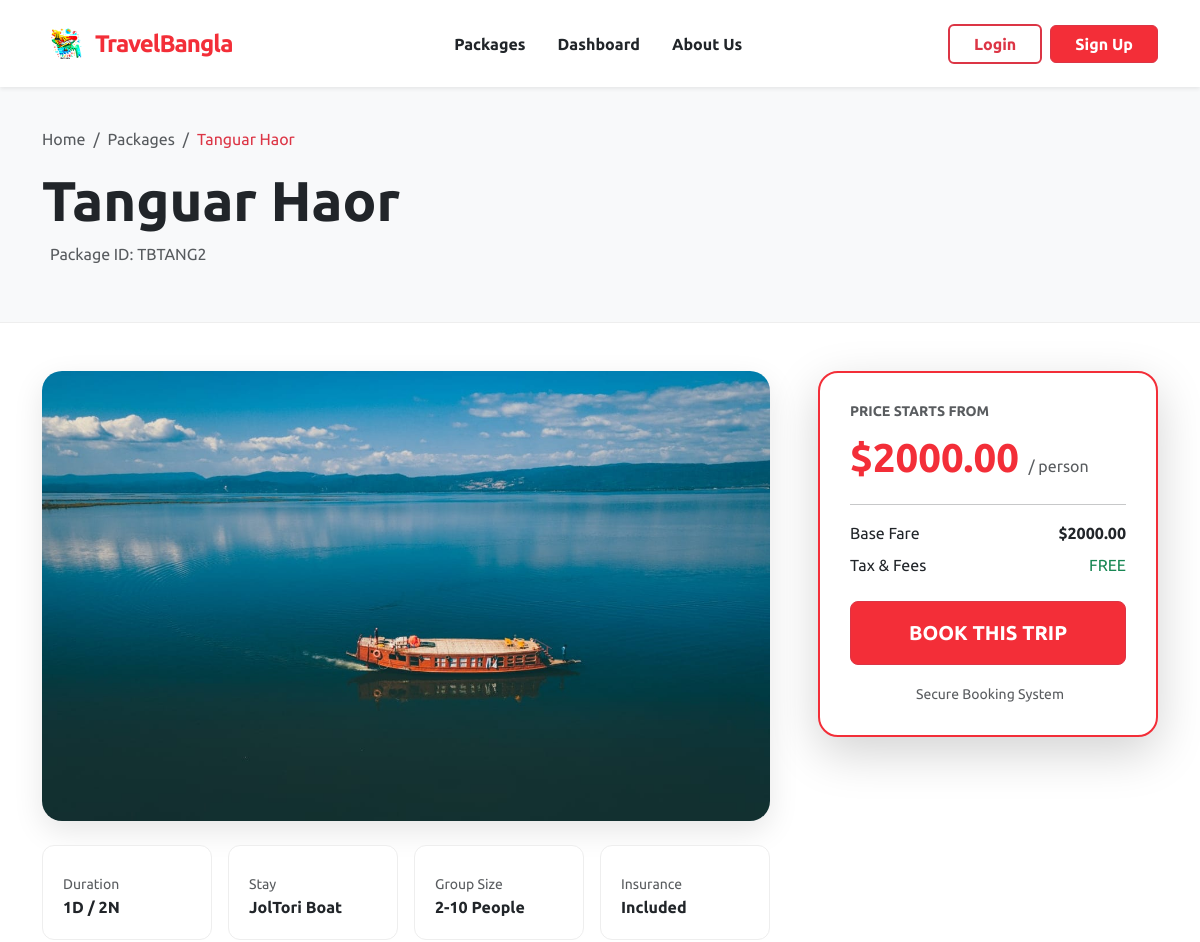
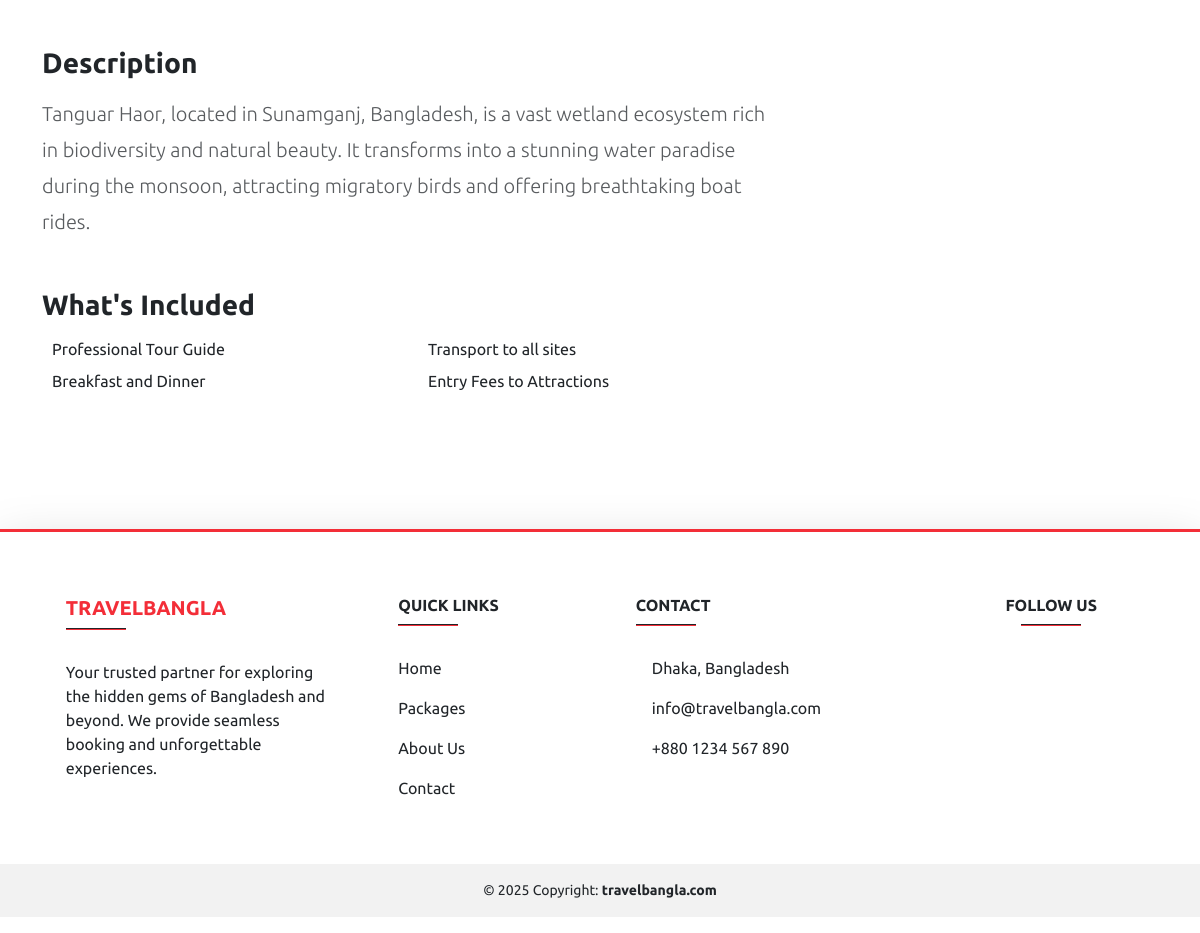
Page /details/TBTANG2 on the committed database (2 pictures, top to bottom).
### Home/models.py (models this page shows, shortened)
class Package(models.Model):
    pName = models.CharField(max_length=100, primary_key=True, verbose_name="Package Name")
    destination = models.CharField(max_length=100, verbose_name="Destination")
    hotel = models.CharField(max_length=100, verbose_name="Hotel Name")
    days = models.IntegerField(verbose_name="Number of Days")
    nights = models.IntegerField(verbose_name="Number of Nights")
    price = models.DecimalField(max_digits=10, decimal_places=2, verbose_name="Package Price")
    description = models.TextField(verbose_name="Package Description")
    imgname = models.CharField(max_length=100, verbose_name="Image Name")

### Home/views.py (the view)
# urls.py: path('details/<str:pName>', views.details, name='details'),
def details(request,pName):
    package = Package.objects.get(pName=pName)
    return render(request,'package_details.html',{'package':package})

### templates/package_details.html (shortened to what this page needs)
{% extends "base.html" %} {% load static %}  {% block body %}
<div class="details-header">
  <div class="container">
    <nav aria-label="breadcrumb">
      <ol class="breadcrumb">
        <li class="breadcrumb-item">
          <a href="/" class="text-decoration-none text-muted">Home</a>
        </li>
        <li class="breadcrumb-item">
          <a href="{% url 'packages' %}" class="text-decoration-none text-muted"
            >Packages</a
          >
        </li>
        <li class="breadcrumb-item active text-danger" aria-current="page">
          {{ package.destination }}
        </li>
      </ol>
    </nav>
    <h1 class="display-4 fw-bold">{{ package.destination }}</h1>
    <p class="text-muted">
      Package ID: {{ package.pName }}
    </p>
  </div>
</div>
<div class="container my-5">
  <div class="row g-5">
    <div class="col-lg-8">
      <img
        src="{% static package.imgname|add:'.jpg' %}"
        class="package-img-large mb-4"
        alt="{{ package.destination }}"
      />
      <div class="row g-3 mb-5">
        <div class="col-6 col-md-3">
          <div class="info-icon-box text-center text-md-start">
            <small class="text-muted d-block">Duration</small>
            <span class="fw-bold"
              >{{ package.days }}D / {{ package.nights }}N</span
            >
          </div>
        </div>
        <div class="col-6 col-md-3">
          <div class="info-icon-box text-center text-md-start">
            <small class="text-muted d-block">Stay</small>
            <span class="fw-bold">{{ package.hotel }}</span>
          </div>
        </div>
        <div class="col-6 col-md-3">
          <div class="info-icon-box text-center text-md-start">
            <small class="text-muted d-block">Group Size</small>
            <span class="fw-bold">2-10 People</span>
          </div>
        </div>
        <div class="col-6 col-md-3">
          <div class="info-icon-box text-center text-md-start">
            <small class="text-muted d-block">Insurance</small>
            <span class="fw-bold">Included</span>
          </div>
        </div>
      </div>
      <h3 class="fw-bold mb-3">Description</h3>
      <p class="lead text-muted mb-5" style="line-height: 1.8">
        {{ package.description }}
      </p>
      <h3 class="fw-bold mb-3">What's Included</h3>
      <div class="row feature-list mb-5">
        <div class="col-md-6 mb-2">
           Professional Tour Guide
        </div>
        <div class="col-md-6 mb-2">
           Transport to all sites
        </div>
        <div class="col-md-6 mb-2">
           Breakfast and Dinner
        </div>
        <div class="col-md-6 mb-2">
           Entry Fees to Attractions
        </div>
      </div>
    </div>
    <div class="col-lg-4">
      <div class="booking-sidebar shadow-lg">
        <h5 class="text-muted text-uppercase small fw-bold">
          Price starts from
        </h5>
        <div class="price-tag mb-3">
          ${{ package.price }}
          <span class="fs-6 text-muted fw-normal">/ person</span>
        </div>
        <hr />
        <ul class="list-unstyled mb-4">
          <li class="d-flex justify-content-between mb-2">
            <span>Base Fare</span>
            <span class="fw-bold">${{ package.price }}</span>
          </li>
          <li class="d-flex justify-content-between mb-2">
            <span>Tax & Fees</span>
            <span class="text-success">FREE</span>
          </li>
        </ul>
        <a
          href="{% url 'booking' package.pName %}"
          class="btn btn-danger btn-lg w-100 fw-bold py-3"
          style="background-color: #f32e38"
        >
          BOOK THIS TRIP
        </a>
        <div class="text-center mt-3">
          <small class="text-muted"
            > Secure Booking System</small
          >
        </div>
      </div>
    </div>
  </div>
</div>
{% endblock body %}

### templates/package_details.html (style rules this page uses)
.details-header { background: #f8f9fa; padding: 40px 0; border-bottom: 1px solid #eee; }
.package-img-large { width: 100%; height: 450px; object-fit: cover; border-radius: 20px; box-shadow: 0 10px 30px rgba(0, 0, 0, 0.1); }
.info-icon-box { background: #fff; border-radius: 12px; padding: 20px; border: 1px solid #eee; transition: all 0.3s ease; }
.booking-sidebar { position: sticky; top: 100px; background: #fff; border-radius: 20px; border: 2px solid #f32e38; padding: 30px; }
.price-tag { font-size: 2.5rem; font-weight: 800; color: #f32e38; }

### rows in the picture
Package: destination "Tanguar Haor", pName "TBTANG2", imgname (picture), days "1", nights "2", hotel "JolTori Boat", description "Tanguar Haor, located in Sunamganj, Bangladesh, is a vast wetland ecosystem rich in biodiversity and natural beauty. It transforms into a stunning water paradise during the monsoon, attracting migratory birds and offering breathtaking boat rides.", price "2000.00"
